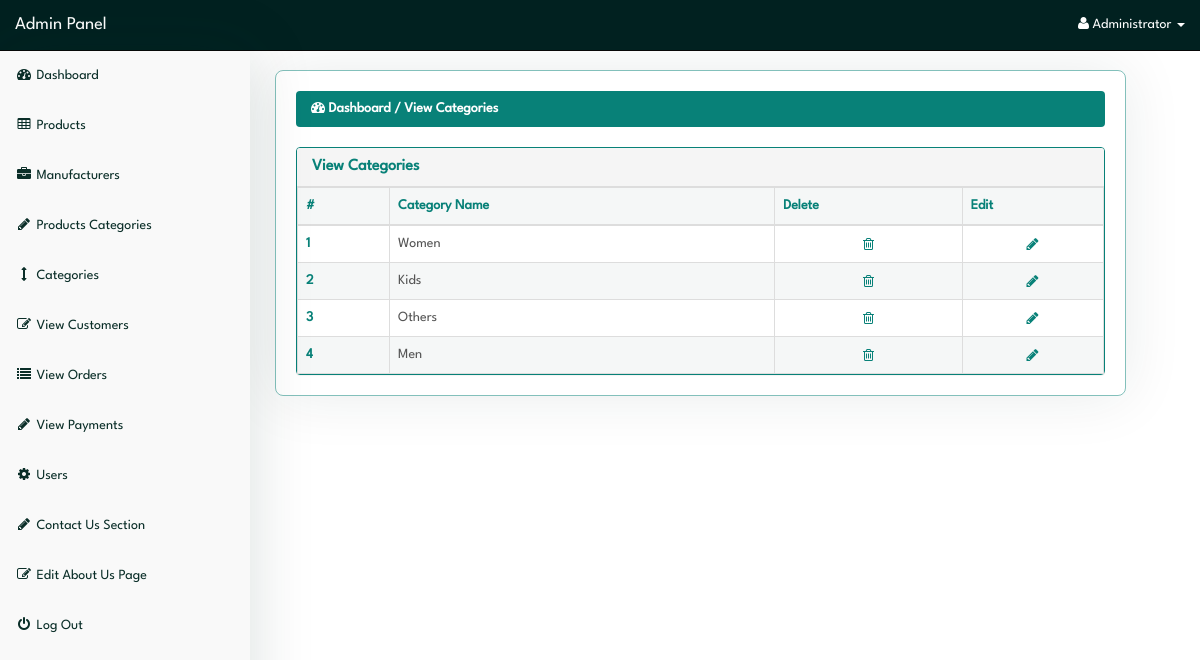
Screenshot of /admin/index.php?view_cats (signed in) with the database file from the repository.
### tables this page shows
CREATE TABLE `categories` (
  `cat_id` int(10) NOT NULL,
  `cat_title` text NOT NULL,
  `cat_top` text NOT NULL,
  `cat_image` text NOT NULL
);

### admin/view_cats.php (the view)
<?php
if(!isset($_SESSION['admin_email'])){
echo "<script>window.open('login.php','_self')</script>";
}
else {
?>
<div class="row">
  <div class="col-lg-12">
    <ol class="breadcrumb">
      <li class="active">
        <i class="fa fa-dashboard"></i> Dashboard / View Categories
      </li>
    </ol>
  </div>
</div>
<div class="row">
  <div class="col-lg-12">
    <div class="panel panel-default">
      <div class="panel-heading">
        <h3 class="panel-title">
           View Categories
        </h3>
      </div>
      <div class="panel-body">
        <div class="table-responsive">
          <table class="table table-bordered table-hover table-striped">
            <thead>
              <tr>
                <th>#</th>
                <th>Category Name</th>
                <th>Delete</th>
                <th>Edit</th>
              </tr>
            </thead>
            <tbody>
              <?php
$i=0;
$get_cats = "select * from categories";
$run_cats = mysqli_query($con,$get_cats);
while($row_cats = mysqli_fetch_array($run_cats)){
$cat_id = $row_cats['cat_id'];
$cat_title = $row_cats['cat_title'];
$i++;
?>
              <tr>
                <td><?php echo $i; ?></td>
                <td><?php echo $cat_title; ?></td>
                <td class="button delete">
                  <a href="index.php?delete_cat=<?php echo $cat_id; ?>">
                    <i class="fa fa-trash-o"></i>
                  </a>
                </td>
                <td class="button edit">
                  <a href="index.php?edit_cat=<?php echo $cat_id; ?>">
                    <i class="fa fa-pencil"></i>
                  </a>
                </td>
              </tr>
              <?php } ?>
            </tbody>
          </table>
        </div>
      </div>
    </div>
  </div>
</div>
<?php } ?>

### admin/index.php (shortened to what this page needs)
<?php
include("includes/db.php");
if(!isset($_SESSION['admin_email'])){
  echo "<script>window.open('login.php','_self')</script>";
} else {
  $admin_session = $_SESSION['admin_email'];
  $get_admin = "select * from admins  where admin_email='$admin_session'";
  $run_admin = mysqli_query($con,$get_admin);
  $row_admin = mysqli_fetch_array($run_admin);
  $admin_name = $row_admin['admin_name'];
?>
<!DOCTYPE html>
<html>
<head>
  <link href="css/bootstrap.min.css" rel="stylesheet">
  <link href="css/style.css" rel="stylesheet">
  <link href="font-awesome/css/font-awesome.min.css" rel="stylesheet">
</head>
<body>
  <div id="wrapper">
    <?php include("includes/sidebar.php");  ?>
    <div id="page-wrapper">
      <div class="container-fluid">
        <?php
          foreach ($pages as $param => $file) {
              if (isset($_GET[$param])) {
                  include($file);
                  break;
              }
          }
        ?>
      </div>
    </div>
  </div>
</body>
</html>
<?php } ?>

### admin/includes/sidebar.php (shortened to what this page needs)
<?php
if(!isset($_SESSION['admin_email'])){
echo "<script>window.open('login.php','_self')</script>";
}
else {
?>
<nav class="navbar navbar-inverse navbar-fixed-top">
  <div class="navbar-header">
    <a class="navbar-brand" href="index.php?dashboard">Admin Panel</a>
  </div>
  <ul class="nav navbar-right top-nav">
    <li class="dropdown">
      <a href="#" class="dropdown-toggle" data-toggle="dropdown">
        <i class="fa fa-user"></i>
        <?php echo $admin_name; ?> <b class="caret"></b>
      </a>
    </li>
  </ul>
  <div class="collapse navbar-collapse navbar-ex1-collapse">
    <ul class="nav navbar-nav side-nav">
      <li>
        <a href="index.php?dashboard">
          <i class="fa fa-fw fa-dashboard"></i> Dashboard
        </a>
      </li>
      <li>
        <a href="#" data-toggle="collapse" data-target="#products">
          <i class="fa fa-fw fa-table"></i> Products
        </a>
      </li>
      <li>
        <a href="#" data-toggle="collapse" data-target="#manufacturers">
          <i class="fa fa-fw fa-briefcase"></i> Manufacturers
        </a>
      </li>
      <li>
        <a href="#" data-toggle="collapse" data-target="#p_cat">
          <i class="fa fa-fw fa-pencil"></i> Products Categories
        </a>
      </li>
      <li>
        <a href="#" data-toggle="collapse" data-target="#cat">
          <i class="fa fa-fw fa-arrows-v"></i> Categories
        </a>
      </li>
      <li>
        <a href="index.php?view_customers">
          <i class="fa fa-fw fa-edit"></i> View Customers
        </a>
      </li>
      <li>
        <a href="index.php?view_orders">
          <i class="fa fa-fw fa-list"></i> View Orders
        </a>
      </li>
      <li>
        <a href="index.php?view_payments">
          <i class="fa fa-fw fa-pencil"></i> View Payments
        </a>
      </li>
      <li>
        <a href="#" data-toggle="collapse" data-target="#users">
          <i class="fa fa-fw fa-gear"></i> Users
        </a>
      </li>
      <li>
        <a href="#" data-toggle="collapse" data-target="#contact_us">
          <i class="fa fa-fw fa-pencil"> </i> Contact Us Section
        </a>
      </li>
      <li>
        <a href="index.php?edit_about_us">
          <i class="fa fa-fw fa-edit"></i> Edit About Us Page
        </a>
      </li>
      <li>
        <a href="logout.php">
          <i class="fa fa-fw fa-power-off"></i> Log Out
        </a>
      </li>
    </ul>
  </div>
</nav>
<?php } ?>

### admin/css/style.css (style rules this page uses)
:root { --p-clr-100: #088178; --p-clr-200: #ff4015; --p-clr-300: #0000d3; --p-clr-400: #ffb222; --p-clr-500: #0097d3; --p-clr-600: #00ad4e; --p-clr-700: #3a0080; --n-clr-100: #fefefe; --n-clr-200: #f9f9f9; --n-clr-300: #0a2e28; --n-clr-400: #012120; }
*, *::before, *::after { margin: 0; padding: 0; box-sizing: border-box; }
h1, h2, h3, h4, h5, h6 { font-weight: 600; }
body { font-family: 'LeagueSpartan-Regular', Helvetica, Arial, sans-serif; margin-top: 100px; }
@media (min-width: 768px) { body { margin-top: 50px; } }
#wrapper { padding-top: 1rem; padding-left: 255px; }
#page-wrapper { width: 90%; margin-top: 1rem; margin-left: 2rem; border-radius: 8px; border: 1px solid #08817980; box-shadow: 0 0 60px #0a2e2817; }
#page-wrapper .container-fluid { padding: 0; margin: 0; width: 100%; padding: 2rem; }
.top-nav { padding: 0 15px; }
.top-nav > li { display: inline-block; float: left; }
.top-nav > li > a { padding-top: 15px; padding-bottom: 15px; line-height: 20px; color: var(--n-clr-100); }
.navbar-inverse .navbar-nav > li > a { color: var(--n-clr-300); }
.navbar { background-color: var(--n-clr-400); }
.navbar .navbar-header a { color: white; }
.side-nav { position: fixed; top: 51px; width: 250px; border-radius: 0; overflow-y: auto; background-color: var(--n-clr-200); bottom: 0; overflow-x: hidden; padding-bottom: 40px; display: flex; align-items: center; justify-content: flex-start; flex-direction: column; box-shadow: 0 0 60px #0a2e2826; }
.side-nav > li, .side-nav > li > a { width: 100%; }
.row .col-lg-12 .panel { margin: 0; border: 0; }
.panel-body { border-radius: 5px; }
.container-fluid .row .col-lg-12 .breadcrumb { background-color: var(--p-clr-100); }
.container-fluid .row .col-lg-12 .breadcrumb li { color: var(--n-clr-100); font-weight: 600; }
.panel { border: 0; border: 1px solid var(--p-clr-100) !important; }
.panel-default .panel-title { color: #088178; }
.panel-default .panel-body { padding: 0; }
.panel-body .table-responsive .table { margin: 0; }
.table { border-collapse: collapse; }
.table-responsive .table thead tr th, .table-responsive .table tbody tr td:nth-child(1) { color: var(--p-clr-100); font-weight: bold; }
.table-responsive .table thead tr, .table-responsive .table tbody tr:nth-child(even) { background-color: #0b3a370a; }
.table-responsive .table tbody tr:nth-child(odd) { background: none; }
.table-responsive .table tbody tr { border: 0; border: 1px solid #08817950; color: #555; cursor: pointer; }
.table-responsive .table tbody tr td.button { padding: 0; height: 0; }
.table-responsive .table tbody tr td a { display: flex; align-items: center; justify-content: center; color: var(--p-clr-100); width: 100%; height: 100%; text-decoration: none; }

### rows the page displays
categories: cat_title "Women"
categories: cat_title "Kids"
categories: cat_title "Others"
categories: cat_title "Men"

### other values shown
$admin_name "Administrator"
